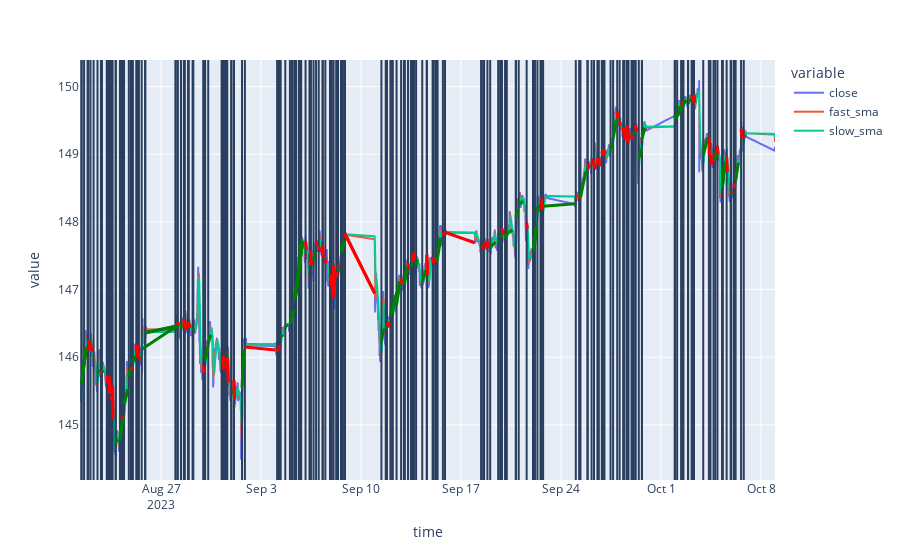

The notebook cell this image was saved under:
### Code cell
# visualize close price
fig = px.line(df, x='time', y=['close', 'fast_sma', 'slow_sma'])

for i, row in signal.iterrows():
    fig.add_vline(x=row.time)
    
for i, row in result[result['status'] == 'closed'].iterrows():
    
    if row.profit > 0:
        fig.add_shape(type="line",
            x0=row.open_datetime, y0=row.open_price, x1=row.close_datetime, y1=row.close_price,
            line=dict(color="Green",width=3)
                     )
                      
    elif row.profit < 0:
        fig.add_shape(type="line",
            x0=row.open_datetime, y0=row.open_price, x1=row.close_datetime, y1=row.close_price,
            line=dict(color="Red",width=3)
                      )

    
fig.show()
